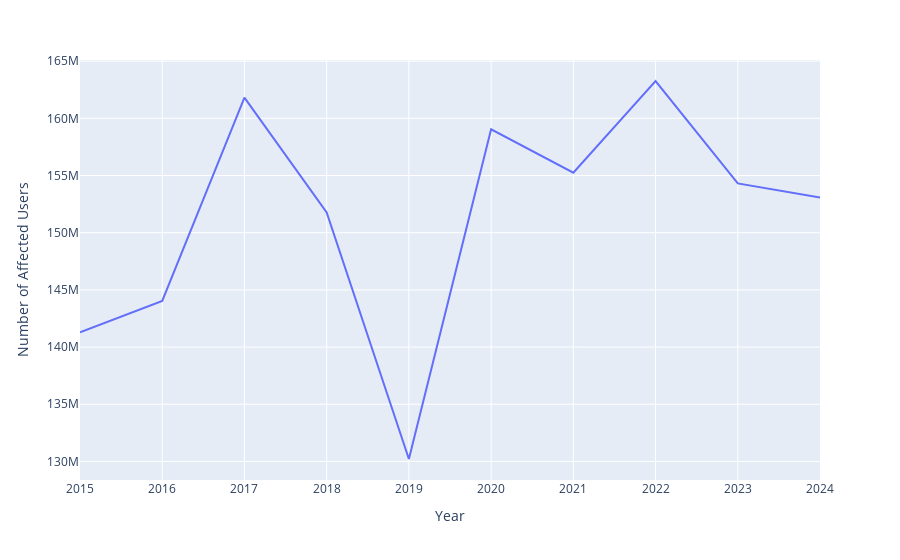

The code cell stored with this chart in its notebook:
### Markdown cell above
### Create a line graph that shows the total affected users by year.
1. group by the year
2. sum up all the number of affected users by year
3. use `.line` to draw a line graph by passing a `DataFrame` and the y-axis which is the number of affected users

### Code cell
import plotly.express as px
sum_of_affected_users_by_year = cyber_crimes.groupby("Year")[["Number of Affected Users"]].agg("sum")
px.line(sum_of_affected_users_by_year, y = "Number of Affected Users")

### Figure 1 — Plotly figure (JSON) as saved in the notebook; plotly's stock layout.template omitted (floating-point values rounded to 4 significant figures)
{"data": [{"hovertemplate": "Year=%{x}<br>Number of Affected Users=%{y}<extra></extra>", "legendgroup": "", "line": {"color": "#636efa", "dash": "solid"}, "marker": {"symbol": "circle"}, "mode": "lines", "name": "", "orientation": "v", "showlegend": false, "type": "scatter", "x": [2015, 2016, 2017, 2018, 2019, 2020, 2021, 2022, 2023, 2024], "xaxis": "x", "y": [141293170, 144034584, 161807880, 151774954, 130212928, 159036761, 155241999, 163263160, 154305656, 153081317], "yaxis": "y"}], "layout": {"legend": {"tracegroupgap": 0}, "margin": {"t": 60}, "xaxis": {"anchor": "y", "domain": [0, 1], "title": {"text": "Year"}}, "yaxis": {"anchor": "x", "domain": [0, 1], "title": {"text": "Number of Affected Users"}}}}
